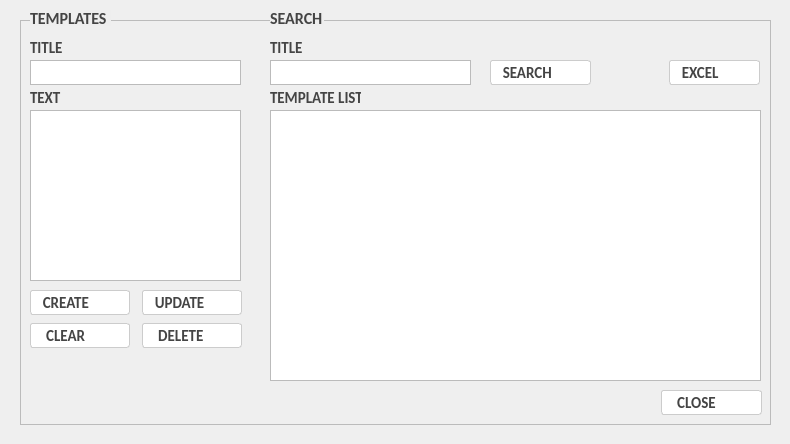
<?xml version="1.0" encoding="UTF-8"?>
<ui version="4.0">
 <class>Dialog</class>
 <widget class="QDialog" name="Dialog">
  <property name="geometry">
   <rect>
    <x>0</x>
    <y>0</y>
    <width>790</width>
    <height>444</height>
   </rect>
  </property>
  <property name="windowTitle">
   <string>Dialog</string>
  </property>
  <property name="styleSheet">
   <string notr="true">QLineEdit,QTextEdit,QTableView{
border:1px solid #bbb;
}
QLineEdit:focus,QTextEdit:focus{
border:1px solid #94a8ff;
}

QLabel{
	color:#444;
}</string>
  </property>
  <widget class="QLineEdit" name="lineEdit">
   <property name="geometry">
    <rect>
     <x>30</x>
     <y>60</y>
     <width>211</width>
     <height>25</height>
    </rect>
   </property>
  </widget>
  <widget class="QTextEdit" name="textEdit">
   <property name="geometry">
    <rect>
     <x>30</x>
     <y>110</y>
     <width>211</width>
     <height>171</height>
    </rect>
   </property>
  </widget>
  <widget class="QTableView" name="tableView">
   <property name="geometry">
    <rect>
     <x>270</x>
     <y>110</y>
     <width>491</width>
     <height>271</height>
    </rect>
   </property>
   <property name="font">
    <font>
     <family>Calibri</family>
     <pointsize>10</pointsize>
    </font>
   </property>
   <attribute name="verticalHeaderVisible">
    <bool>false</bool>
   </attribute>
  </widget>
  <widget class="QPushButton" name="pushButton">
   <property name="geometry">
    <rect>
     <x>30</x>
     <y>290</y>
     <width>100</width>
     <height>25</height>
    </rect>
   </property>
   <property name="font">
    <font>
     <family>Calibri</family>
     <pointsize>11</pointsize>
     <weight>75</weight>
     <bold>true</bold>
    </font>
   </property>
   <property name="styleSheet">
    <string notr="true">QPushButton{
	color:#444;
	background-color: #fff;
	border: 1px solid #ccc;
	border-radius: 3px;
	text-align:left;
	padding:0 5px;
}

QPushButton:hover{
	border-color: #94a8ff;
}
QPushButton:pressed{
	border: 1.5px solid #94a8ff;
	background-color: rgb(221, 233, 255);
}
</string>
   </property>
   <property name="text">
    <string>  CREATE</string>
   </property>
  </widget>
  <widget class="QPushButton" name="pushButton_2">
   <property name="geometry">
    <rect>
     <x>142</x>
     <y>290</y>
     <width>100</width>
     <height>25</height>
    </rect>
   </property>
   <property name="font">
    <font>
     <family>Calibri</family>
     <pointsize>11</pointsize>
     <weight>75</weight>
     <bold>true</bold>
    </font>
   </property>
   <property name="styleSheet">
    <string notr="true">QPushButton{
	color:#444;
	background-color: #fff;
	border: 1px solid #ccc;
	border-radius: 3px;
	text-align:left;
	padding:0 5px;
}

QPushButton:hover{
	border-color: #94a8ff;
}
QPushButton:pressed{
	border: 1.5px solid #94a8ff;
	background-color: rgb(221, 233, 255);
}
</string>
   </property>
   <property name="text">
    <string>  UPDATE</string>
   </property>
  </widget>
  <widget class="QPushButton" name="pushButton_3">
   <property name="geometry">
    <rect>
     <x>142</x>
     <y>323</y>
     <width>100</width>
     <height>25</height>
    </rect>
   </property>
   <property name="font">
    <font>
     <family>Calibri</family>
     <pointsize>11</pointsize>
     <weight>75</weight>
     <bold>true</bold>
    </font>
   </property>
   <property name="styleSheet">
    <string notr="true">QPushButton{
	color:#444;
	background-color: #fff;
	border: 1px solid #ccc;
	border-radius: 3px;
	text-align:left;
	padding:0 5px;
}

QPushButton:hover{
	border-color: #94a8ff;
}
QPushButton:pressed{
	border: 1.5px solid #94a8ff;
	background-color: rgb(221, 233, 255);
}
</string>
   </property>
   <property name="text">
    <string>   DELETE</string>
   </property>
  </widget>
  <widget class="QLabel" name="label">
   <property name="geometry">
    <rect>
     <x>30</x>
     <y>40</y>
     <width>51</width>
     <height>16</height>
    </rect>
   </property>
   <property name="font">
    <font>
     <family>Calibri</family>
     <pointsize>11</pointsize>
     <weight>75</weight>
     <bold>true</bold>
    </font>
   </property>
   <property name="text">
    <string>TITLE</string>
   </property>
  </widget>
  <widget class="QLabel" name="label_2">
   <property name="geometry">
    <rect>
     <x>30</x>
     <y>90</y>
     <width>61</width>
     <height>16</height>
    </rect>
   </property>
   <property name="font">
    <font>
     <family>Calibri</family>
     <pointsize>11</pointsize>
     <weight>75</weight>
     <bold>true</bold>
    </font>
   </property>
   <property name="text">
    <string>TEXT</string>
   </property>
  </widget>
  <widget class="QLineEdit" name="lineEdit_2">
   <property name="geometry">
    <rect>
     <x>270</x>
     <y>60</y>
     <width>201</width>
     <height>25</height>
    </rect>
   </property>
  </widget>
  <widget class="QLabel" name="label_3">
   <property name="geometry">
    <rect>
     <x>270</x>
     <y>40</y>
     <width>51</width>
     <height>16</height>
    </rect>
   </property>
   <property name="font">
    <font>
     <family>Calibri</family>
     <pointsize>11</pointsize>
     <weight>75</weight>
     <bold>true</bold>
    </font>
   </property>
   <property name="text">
    <string>TITLE</string>
   </property>
  </widget>
  <widget class="QPushButton" name="pushButton_4">
   <property name="geometry">
    <rect>
     <x>490</x>
     <y>60</y>
     <width>101</width>
     <height>25</height>
    </rect>
   </property>
   <property name="font">
    <font>
     <family>Calibri</family>
     <pointsize>11</pointsize>
     <weight>75</weight>
     <bold>true</bold>
    </font>
   </property>
   <property name="styleSheet">
    <string notr="true">QPushButton{
	color:#444;
	background-color: #fff;
	border: 1px solid #ccc;
	border-radius: 3px;
	text-align:left;
	padding:0 5px;
}

QPushButton:hover{
	border-color: #94a8ff;
}
QPushButton:pressed{
	border: 1.5px solid #94a8ff;
	background-color: rgb(221, 233, 255);
}
</string>
   </property>
   <property name="text">
    <string>  SEARCH</string>
   </property>
  </widget>
  <widget class="QPushButton" name="pushButton_5">
   <property name="geometry">
    <rect>
     <x>669</x>
     <y>60</y>
     <width>91</width>
     <height>25</height>
    </rect>
   </property>
   <property name="font">
    <font>
     <family>Calibri</family>
     <pointsize>11</pointsize>
     <weight>75</weight>
     <bold>true</bold>
    </font>
   </property>
   <property name="styleSheet">
    <string notr="true">QPushButton{
	color:#444;
	background-color: #fff;
	border: 1px solid #ccc;
	border-radius: 3px;
	text-align:left;
	padding:0 5px;
}

QPushButton:hover{
	border-color: #94a8ff;
}
QPushButton:pressed{
	border: 1.5px solid #94a8ff;
	background-color: rgb(221, 233, 255);
}
</string>
   </property>
   <property name="text">
    <string>  EXCEL</string>
   </property>
  </widget>
  <widget class="QLabel" name="label_4">
   <property name="geometry">
    <rect>
     <x>30</x>
     <y>10</y>
     <width>81</width>
     <height>16</height>
    </rect>
   </property>
   <property name="font">
    <font>
     <family>Calibri</family>
     <pointsize>12</pointsize>
     <weight>75</weight>
     <bold>true</bold>
    </font>
   </property>
   <property name="styleSheet">
    <string notr="true">background-color:#eee;</string>
   </property>
   <property name="text">
    <string>TEMPLATES</string>
   </property>
  </widget>
  <widget class="QLabel" name="label_5">
   <property name="geometry">
    <rect>
     <x>270</x>
     <y>10</y>
     <width>54</width>
     <height>16</height>
    </rect>
   </property>
   <property name="font">
    <font>
     <family>Calibri</family>
     <pointsize>12</pointsize>
     <weight>75</weight>
     <bold>true</bold>
    </font>
   </property>
   <property name="styleSheet">
    <string notr="true">background-color:#eee;</string>
   </property>
   <property name="text">
    <string>SEARCH</string>
   </property>
  </widget>
  <widget class="QLabel" name="label_6">
   <property name="geometry">
    <rect>
     <x>270</x>
     <y>90</y>
     <width>91</width>
     <height>16</height>
    </rect>
   </property>
   <property name="font">
    <font>
     <family>Calibri</family>
     <pointsize>11</pointsize>
     <weight>75</weight>
     <bold>true</bold>
    </font>
   </property>
   <property name="text">
    <string>TEMPLATE LIST</string>
   </property>
  </widget>
  <widget class="QWidget" name="verticalWidget" native="true">
   <property name="geometry">
    <rect>
     <x>20</x>
     <y>20</y>
     <width>751</width>
     <height>405</height>
    </rect>
   </property>
   <property name="styleSheet">
    <string notr="true">border:1px solid #bbb;</string>
   </property>
   <layout class="QVBoxLayout" name="verticalLayout"/>
  </widget>
  <widget class="QPushButton" name="pushButton_6">
   <property name="geometry">
    <rect>
     <x>661</x>
     <y>390</y>
     <width>101</width>
     <height>25</height>
    </rect>
   </property>
   <property name="font">
    <font>
     <family>Calibri</family>
     <pointsize>11</pointsize>
     <weight>75</weight>
     <bold>true</bold>
    </font>
   </property>
   <property name="styleSheet">
    <string notr="true">QPushButton{
	color:#444;
	background-color: #fff;
	border: 1px solid #ccc;
	border-radius: 3px;
	text-align:left;
	padding:0 5px;
}

QPushButton:hover{
	border-color: #94a8ff;
}
QPushButton:pressed{
	border: 1.5px solid #94a8ff;
	background-color: rgb(221, 233, 255);
}
</string>
   </property>
   <property name="text">
    <string>   CLOSE</string>
   </property>
  </widget>
  <widget class="QPushButton" name="pushButton_7">
   <property name="geometry">
    <rect>
     <x>30</x>
     <y>323</y>
     <width>100</width>
     <height>25</height>
    </rect>
   </property>
   <property name="font">
    <font>
     <family>Calibri</family>
     <pointsize>11</pointsize>
     <weight>75</weight>
     <bold>true</bold>
    </font>
   </property>
   <property name="styleSheet">
    <string notr="true">QPushButton{
	color:#444;
	background-color: #fff;
	border: 1px solid #ccc;
	border-radius: 3px;
	text-align:left;
	padding:0 5px;
}

QPushButton:hover{
	border-color: #94a8ff;
}
QPushButton:pressed{
	border: 1.5px solid #94a8ff;
	background-color: rgb(221, 233, 255);
}
</string>
   </property>
   <property name="text">
    <string>   CLEAR</string>
   </property>
  </widget>
  <zorder>verticalWidget</zorder>
  <zorder>lineEdit</zorder>
  <zorder>textEdit</zorder>
  <zorder>tableView</zorder>
  <zorder>pushButton</zorder>
  <zorder>pushButton_2</zorder>
  <zorder>pushButton_3</zorder>
  <zorder>label</zorder>
  <zorder>label_2</zorder>
  <zorder>lineEdit_2</zorder>
  <zorder>label_3</zorder>
  <zorder>pushButton_4</zorder>
  <zorder>pushButton_5</zorder>
  <zorder>label_4</zorder>
  <zorder>label_5</zorder>
  <zorder>label_6</zorder>
  <zorder>pushButton_6</zorder>
  <zorder>pushButton_7</zorder>
 </widget>
 <resources/>
 <connections/>
</ui>
